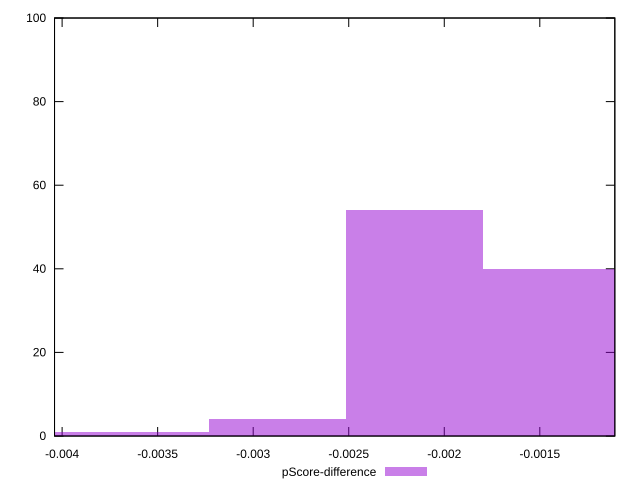

gnuplot code for this plot:
reset

$pScoreDifference <<EOF
-0.002874286588552994 4
-0.001437143294276497 40
-0.002155714941414745 54
-0.00431142988282949 1
-0.0035928582356912426 1
EOF

set key outside below
set boxwidth 0.0007185716471382485
set xrange [-0.004039684183660519:-0.0011073999593143036]
set yrange [0:100]
set trange [0:100]
set style fill transparent solid 0.5 noborder
set terminal svg size 640, 490 enhanced background rgb 'white'
set output "reports/report_00031_2021-02-24T23-18-18.084Z/mainthread-work-breakdown/samples/card/pScore-difference/histogram.svg"

plot $pScoreDifference title "pScore-difference" with boxes

reset
